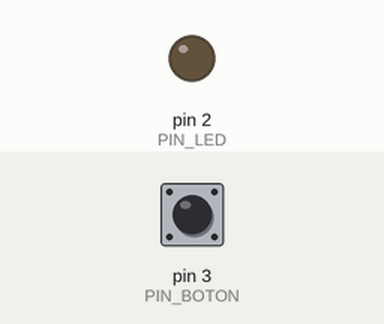
The sketch below on a simulated Arduino Uno, built with avr-gcc and run on an emulated ATmega328P. Parts: output pins drawn as LEDs (lit = HIGH). Inputs (shaded band) come from the test bench; at power-on: pin 3 (PIN_BOTON) LOW.

Above: at 1.2 s.
1.3 s: pin 3 (PIN_BOTON) pulled HIGH for 0.15 s
At 1.37 s:
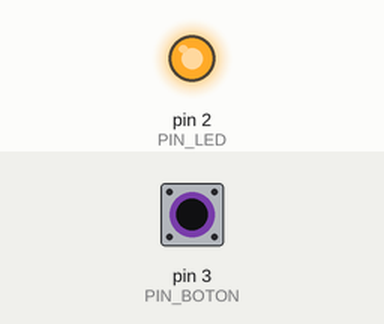
2.9 s: pin 3 (PIN_BOTON) pulled HIGH for 3.2 s
At 7.3 s:
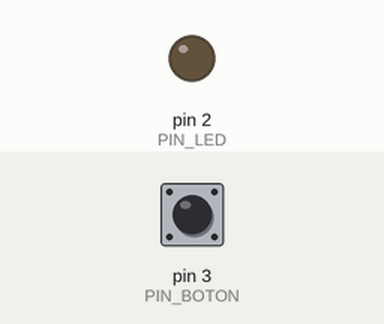
Timing chart, 0 to 8.8 s (numbered marks = the images above; inputs shaded):
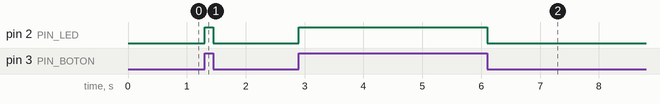

Measured:
- after the input at 1.3 s, pin 2 (PIN_LED): LOW → HIGH at once, → LOW 0.15 s later
- after the input at 2.9 s, pin 2 (PIN_LED): LOW → HIGH at once, → LOW 3.2 s later

The sketch:

L2_Boton_Interruptor.ino
```cpp
/*
 * ---------------------------------------------------------
 * INSANI ROBOTICS - FUNDAMENTOS DE ARDUINO
 * F1_L2: El Interruptor (Lectura Digital)
 * Objetivo: Usar un botón para controlar un LED.
 * ---------------------------------------------------------
 */

const int PIN_LED = 2;
const int PIN_BOTON = 3;

void setup() {
  pinMode(PIN_LED, OUTPUT); // El LED es una salida
  pinMode(PIN_BOTON, INPUT); // El botón es una ENTRADA (Arduino lee voltaje)
}

void loop() {
  // Leemos el estado del botón (0 o 1)
  int estadoBoton = digitalRead(PIN_BOTON);

  // Si el botón está presionado (HIGH)...
  if (estadoBoton == HIGH) {
    digitalWrite(PIN_LED, HIGH); // Encendemos LED
  } else {
    digitalWrite(PIN_LED, LOW);  // Si no, apagamos LED
  }
}
```
